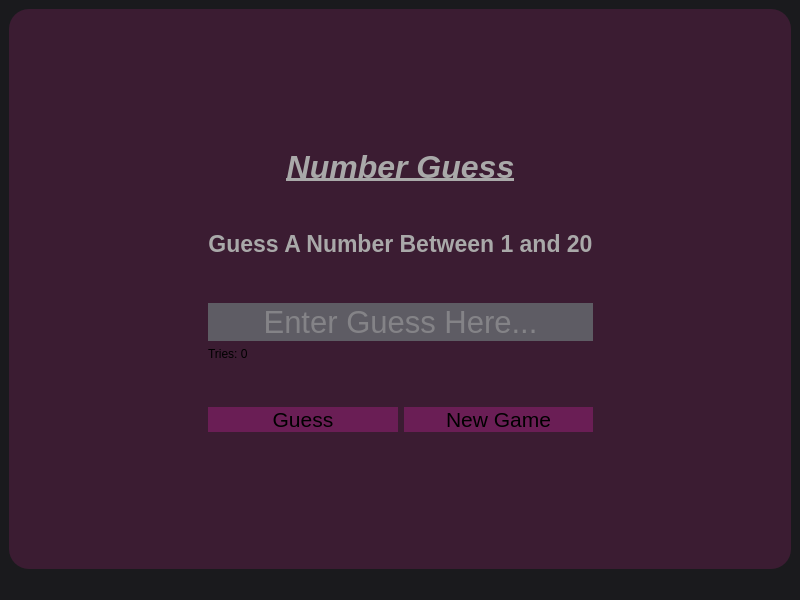
<?xml version="1.0" encoding="UTF-8"?>
<ui version="4.0">
 <class>w_MainWindow</class>
 <widget class="QMainWindow" name="w_MainWindow">
  <property name="geometry">
   <rect>
    <x>0</x>
    <y>0</y>
    <width>800</width>
    <height>600</height>
   </rect>
  </property>
  <property name="windowTitle">
   <string>Number Guess</string>
  </property>
  <property name="styleSheet">
   <string notr="true">background-color: rgb(26, 26, 29);</string>
  </property>
  <widget class="QWidget" name="centralwidget">
   <layout class="QGridLayout" name="gridLayout">
    <item row="0" column="0">
     <widget class="QGroupBox" name="groupBox">
      <property name="font">
       <font>
        <pointsize>12</pointsize>
       </font>
      </property>
      <property name="styleSheet">
       <string notr="true">background-color: rgb(59, 28, 50); border-radius: 20px;</string>
      </property>
      <property name="title">
       <string/>
      </property>
      <property name="alignment">
       <set>Qt::AlignmentFlag::AlignCenter</set>
      </property>
      <layout class="QGridLayout" name="gridLayout_2">
       <item row="1" column="2" rowspan="2">
        <spacer name="horizontalSpacer_2">
         <property name="orientation">
          <enum>Qt::Orientation::Horizontal</enum>
         </property>
         <property name="sizeHint" stdset="0">
          <size>
           <width>40</width>
           <height>20</height>
          </size>
         </property>
        </spacer>
       </item>
       <item row="1" column="0" rowspan="2">
        <spacer name="horizontalSpacer">
         <property name="orientation">
          <enum>Qt::Orientation::Horizontal</enum>
         </property>
         <property name="sizeHint" stdset="0">
          <size>
           <width>40</width>
           <height>20</height>
          </size>
         </property>
        </spacer>
       </item>
       <item row="1" column="1">
        <widget class="QFrame" name="frame">
         <property name="frameShape">
          <enum>QFrame::Shape::StyledPanel</enum>
         </property>
         <property name="frameShadow">
          <enum>QFrame::Shadow::Raised</enum>
         </property>
         <layout class="QGridLayout" name="gridLayout_3">
          <item row="9" column="1">
           <widget class="QPushButton" name="pb_new_game">
            <property name="font">
             <font>
              <pointsize>16</pointsize>
             </font>
            </property>
            <property name="styleSheet">
             <string notr="true">background-color: rgb(106, 30, 85);</string>
            </property>
            <property name="text">
             <string>New Game</string>
            </property>
           </widget>
          </item>
          <item row="5" column="0" colspan="2">
           <widget class="QLineEdit" name="le_user_guess">
            <property name="font">
             <font>
              <pointsize>23</pointsize>
             </font>
            </property>
            <property name="styleSheet">
             <string notr="true">background-color: rgb(94, 92, 100); color: #a9a9a9; border-color: rgb(166, 77, 121);</string>
            </property>
            <property name="maxLength">
             <number>2</number>
            </property>
            <property name="alignment">
             <set>Qt::AlignmentFlag::AlignCenter</set>
            </property>
            <property name="placeholderText">
             <string>Enter Guess Here...</string>
            </property>
           </widget>
          </item>
          <item row="7" column="0">
           <widget class="QLabel" name="lb_tries_remaining">
            <property name="text">
             <string>Tries: 0</string>
            </property>
           </widget>
          </item>
          <item row="9" column="0">
           <widget class="QPushButton" name="pb_guess">
            <property name="font">
             <font>
              <pointsize>16</pointsize>
             </font>
            </property>
            <property name="styleSheet">
             <string notr="true">background-color: rgb(106, 30, 85);</string>
            </property>
            <property name="text">
             <string>Guess</string>
            </property>
           </widget>
          </item>
          <item row="3" column="0" colspan="2">
           <widget class="QLabel" name="label">
            <property name="font">
             <font>
              <pointsize>17</pointsize>
              <bold>true</bold>
              <strikeout>false</strikeout>
             </font>
            </property>
            <property name="styleSheet">
             <string notr="true">color: #a9a9a9;</string>
            </property>
            <property name="text">
             <string>Guess A Number Between 1 and 20</string>
            </property>
            <property name="alignment">
             <set>Qt::AlignmentFlag::AlignCenter</set>
            </property>
           </widget>
          </item>
          <item row="1" column="0" colspan="2">
           <widget class="QLabel" name="label_2">
            <property name="font">
             <font>
              <pointsize>24</pointsize>
              <italic>true</italic>
              <bold>true</bold>
              <underline>true</underline>
             </font>
            </property>
            <property name="styleSheet">
             <string notr="true">color: #a9a9a9;</string>
            </property>
            <property name="text">
             <string>Number Guess</string>
            </property>
            <property name="alignment">
             <set>Qt::AlignmentFlag::AlignCenter</set>
            </property>
           </widget>
          </item>
          <item row="8" column="0" colspan="2">
           <spacer name="verticalSpacer_5">
            <property name="orientation">
             <enum>Qt::Orientation::Vertical</enum>
            </property>
            <property name="sizeHint" stdset="0">
             <size>
              <width>20</width>
              <height>40</height>
             </size>
            </property>
           </spacer>
          </item>
          <item row="4" column="0" colspan="2">
           <spacer name="verticalSpacer_4">
            <property name="orientation">
             <enum>Qt::Orientation::Vertical</enum>
            </property>
            <property name="sizeHint" stdset="0">
             <size>
              <width>20</width>
              <height>40</height>
             </size>
            </property>
           </spacer>
          </item>
          <item row="2" column="0" colspan="2">
           <spacer name="verticalSpacer_3">
            <property name="orientation">
             <enum>Qt::Orientation::Vertical</enum>
            </property>
            <property name="sizeHint" stdset="0">
             <size>
              <width>20</width>
              <height>40</height>
             </size>
            </property>
           </spacer>
          </item>
         </layout>
        </widget>
       </item>
       <item row="2" column="1">
        <spacer name="verticalSpacer_2">
         <property name="orientation">
          <enum>Qt::Orientation::Vertical</enum>
         </property>
         <property name="sizeHint" stdset="0">
          <size>
           <width>20</width>
           <height>40</height>
          </size>
         </property>
        </spacer>
       </item>
       <item row="0" column="1">
        <spacer name="verticalSpacer">
         <property name="orientation">
          <enum>Qt::Orientation::Vertical</enum>
         </property>
         <property name="sizeHint" stdset="0">
          <size>
           <width>20</width>
           <height>40</height>
          </size>
         </property>
        </spacer>
       </item>
      </layout>
     </widget>
    </item>
   </layout>
  </widget>
  <widget class="QMenuBar" name="menubar">
   <property name="geometry">
    <rect>
     <x>0</x>
     <y>0</y>
     <width>800</width>
     <height>23</height>
    </rect>
   </property>
  </widget>
  <widget class="QStatusBar" name="statusbar"/>
 </widget>
 <resources/>
 <connections/>
</ui>
